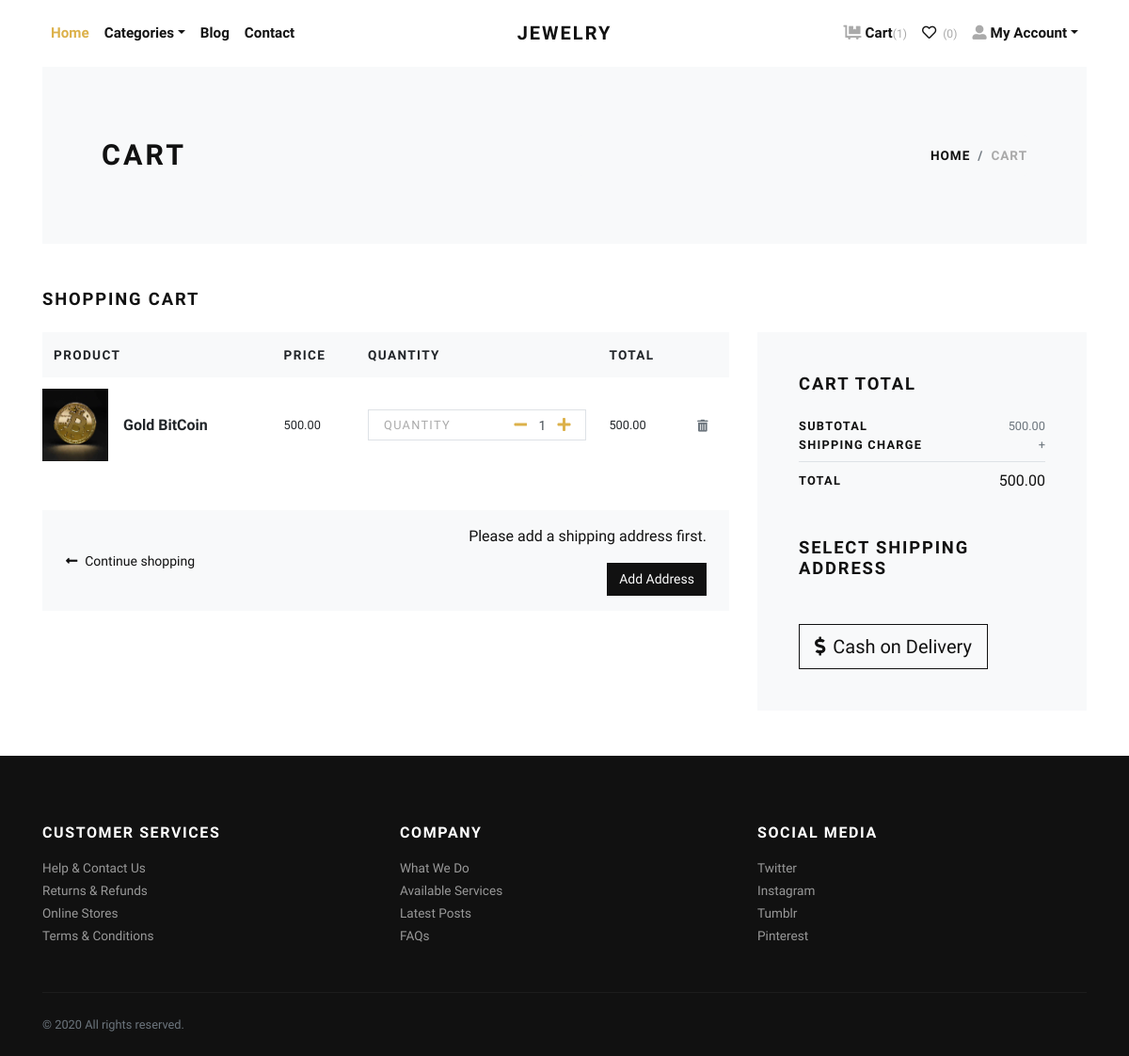
The page /cart/ (signed in) on the database its author committed.
### store/models.py (models this page shows, shortened)
class Cart(models.Model):
    user = models.ForeignKey(User, verbose_name="User", on_delete=models.CASCADE)
    product = models.ForeignKey(Product, verbose_name="Product", on_delete=models.CASCADE)
    quantity = models.PositiveIntegerField(default=1, verbose_name="Quantity")
    created_at = models.DateTimeField(auto_now_add=True, verbose_name="Created Date")
    updated_at = models.DateTimeField(auto_now=True, verbose_name="Updated Date")
    @property
    def total_price(self):
        return self.quantity * self.product.price

class Product(models.Model):
    title = models.CharField(max_length=150, verbose_name="Product Title")
    slug = models.SlugField(max_length=160, verbose_name="Product Slug")
    sku = models.CharField(max_length=255, unique=True, verbose_name="Unique Product ID (SKU)")
    short_description = models.TextField(verbose_name="Short Description")
    detail_description = models.TextField(blank=True, null=True, verbose_name="Detail Description")
    product_image = models.ImageField(upload_to='product', blank=True, null=True, verbose_name="Product Image")
    price = models.DecimalField(max_digits=8, decimal_places=2)
    stock_quantity = models.PositiveIntegerField(default=0, verbose_name="Stock Quantity")
    category = models.ForeignKey(Category, verbose_name="Product Categoy", on_delete=models.CASCADE)
    is_active = models.BooleanField(verbose_name="Is Active?")
    is_featured = models.BooleanField(verbose_name="Is Featured?")
    created_at = models.DateTimeField(auto_now_add=True, verbose_name="Created Date")
    updated_at = models.DateTimeField(auto_now=True, verbose_name="Updated Date")
    class Meta:
        verbose_name_plural = 'Products'
        ordering = ('-created_at', )

### store/views.py (the view)
# urls.py: path('cart/', views.cart, name="cart"),
@login_required
def cart(request):
    user = request.user
    cart_products = Cart.objects.filter(user=user)
    amount = 0
    for p in cart_products:
        value = p.quantity * p.product.price
        amount += value
    total_amount = amount
    return render(request, 'store/cart.html', {'cart_products': cart_products, 'amount': amount, 'total_amount': total_amount})

### store/context_preprocessors.py (called while the page is built)
def store_menu(request):
    categories = Category.objects.filter(is_active=True)
    context = {
        'categories_menu': categories,
    }
    return context

def cart_menu(request):
    if request.user.is_authenticated:
        cart_items= Cart.objects.filter(user=request.user)
        context = {
            'cart_items': cart_items,
        }
    else:
        context = {}
    return context

### templates/store/cart.html (shortened to what this page needs)
{% extends 'base.html' %}
{% load static %}
{% load humanize %}
    {% block content %}
      <div class="container">
        <section class="py-5 bg-light">
          <div class="container">
            <div class="row px-4 px-lg-5 py-lg-4 align-items-center">
              <div class="col-lg-6">
                <h1 class="h2 text-uppercase mb-0">Cart</h1>
              </div>
              <div class="col-lg-6 text-lg-right">
                <nav aria-label="breadcrumb">
                  <ol class="breadcrumb justify-content-lg-end mb-0 px-0">
                    <li class="breadcrumb-item"><a href="index.html">Home</a></li>
                    <li class="breadcrumb-item active" aria-current="page">Cart</li>
                  </ol>
                </nav>
              </div>
            </div>
          </div>
        </section>
        {% if cart_products %}
        <section class="py-5">
          <h2 class="h5 text-uppercase mb-4">Shopping cart</h2>
          <div class="row">
            <div class="col-lg-8 mb-4 mb-lg-0">
              <div class="table-responsive mb-4">
                <table class="table">
                  <thead class="bg-light">
                    <tr>
                      <th class="border-0" scope="col"> <strong class="text-small text-uppercase">Product</strong></th>
                      <th class="border-0" scope="col"> <strong class="text-small text-uppercase">Price</strong></th>
                      <th class="border-0" scope="col"> <strong class="text-small text-uppercase">Quantity</strong></th>
                      <th class="border-0" scope="col"> <strong class="text-small text-uppercase">Total</strong></th>
                      <th class="border-0" scope="col"> </th>
                    </tr>
                  </thead>
                  <tbody>
                    {% for cart_product in cart_products %}
                    <tr>
                      <th class="pl-0 border-0" scope="row">
                        <div class="media align-items-center">
                          {% if cart_product.product.product_image %}
                            <a class="reset-anchor d-block animsition-link" href="{% url 'store:product-detail' cart_product.product.slug %}"><img src="{{cart_product.product.product_image.url}}" alt="{{cart_product.product.title}}" width="70"/></a>
                          {% else %}
                            <a class="reset-anchor d-block animsition-link" href="{% url 'store:product-detail' cart_product.product.slug %}"><img src="{% static 'img/product-detail-3.jpg' %}" alt="{{cart_product.product.title}}" width="70"/></a>
                          {% endif %}
                          <div class="media-body ml-3"><strong class="h6"><a class="reset-anchor animsition-link" href="{% url 'store:product-detail' cart_product.product.slug %}">{{cart_product.product.title}}</a></strong></div>
                        </div>
                      </th>
                      <td class="align-middle border-0">
                        <p class="mb-0 small">{{cart_product.product.price}}</p>
                      </td>
                      <td class="align-middle border-0">
                        <div class="border d-flex align-items-center justify-content-between px-3"><span class="small text-uppercase text-gray headings-font-family">Quantity</span>
                          <div class="quantity">
                            <a href="{% url 'store:minus-cart' cart_product.id %}" class="dec-btn p-0 ml-2"><i class="fas fa-minus"></i></a>
                            <input class="form-control form-control-sm border-0 shadow-0 p-0" type="text" value="{{cart_product.quantity}}"/>
                            <a href="{% url 'store:plus-cart' cart_product.id %}" class="inc-btn p-0"><i class="fas fa-plus"></i></a>
                          </div>
                        </div>
                      </td>
                      <td class="align-middle border-0">
                        <p class="mb-0 small">{{cart_product.total_price|intcomma}}</p>
                      </td>
                      <td class="align-middle border-0"><a class="reset-anchor" href="{% url 'store:remove-cart' cart_product.id %}"><i class="fas fa-trash-alt small text-muted"></i></a></td>
                    </tr>
                    {% endfor %}
                  </tbody>
                </table>
              </div>
              <div class="bg-light px-4 py-3">
                <div class="row align-items-center text-center">
                  <div class="col-md-6 mb-3 mb-md-0 text-md-left"><a class="btn btn-link p-0 text-dark btn-sm" href="{% url 'store:home' %}"><i class="fas fa-long-arrow-alt-left mr-2"> </i>Continue shopping</a></div>
                  <div class="col-md-6 text-md-right">
                    <form action="{% url 'store:checkout' %}" method="GET">
                      {% if addresses %}
                        <div class="mb-3">
                          <label for="address" class="form-label">Select Shipping Address</label>
                          <select class="form-control" name="address" required>
                            <option value="">Select Address</option>
                            {% for address in addresses %}
                              <option value="{{address.id}}">Address {{forloop.counter}} ({{address.locality}}, {{address.city}}, {{address.state}})</option>
                            {% endfor %}
                          </select>
                        </div>
                        <button type="submit" class="btn btn-outline-dark btn-sm">Proceed to checkout<i class="fas fa-long-arrow-alt-right ml-2"></i></button>
                      {% else %}
                        <p>Please add a shipping address first.</p>
                        <a href="{% url 'store:add-address' %}" class="btn btn-dark btn-sm">Add Address</a>
                      {% endif %}
                    </form>
                  </div>
                </div>
              </div>
            </div>
            <div class="col-lg-4">
              <div class="card border-0 rounded-0 p-lg-4 bg-light">
                <div class="card-body">
                  <h5 class="text-uppercase mb-4">Cart total</h5>
                  <ul class="list-unstyled mb-0">
                    <li class="d-flex align-items-center justify-content-between"><strong class="text-uppercase small font-weight-bold">Subtotal</strong><span class="text-muted small">{{amount|intcomma}}</span></li>
                    <li class="d-flex align-items-center justify-content-between"><strong class="text-uppercase small font-weight-bold">Shipping Charge</strong><span class="text-muted small">+ {{shipping_amount}}</span></li>
                    <li class="border-bottom my-2"></li>
                    <li class="d-flex align-items-center justify-content-between mb-4"><strong class="text-uppercase small font-weight-bold">Total</strong><span>{{total_amount|intcomma}}</span></li>
                  </ul>
                  <h5 class="text-uppercase my-5">Select Shipping Address</h5>
                  <form action="{% url 'store:checkout' %}" id="myform">
                    <button type="submit" class="btn btn-dark btn-lg btn-outline-dark" type="submit"> <i class="fas fa-dollar-sign mr-2"></i>Cash on Delivery</button>
                  </form>
                </div>
              </div>
            </div>
          </div>
        </section>
        {% else %}
          <div class="text-center py-5">
            <h3 class="mb-3">Your cart is empty.</h3>
            <a href="{% url 'store:home' %}"><i class="fas fa-long-arrow-alt-left mr-2"> </i>Continue shopping</a>
          </div>
        {% endif %}
      </div>
      {% endblock content %}

### jewelryshop/static/css/style.default.css (style rules this page uses)
.text-small { font-size: 0.85rem !important; }
.text-gray { color: #aaa !important; }
strong { font-weight: 700; }
.quantity { display: -ms-flexbox; display: flex; -ms-flex-align: center; align-items: center; font-family: inherit; }
.quantity input { width: 2rem; text-align: center; }
.text-uppercase { text-transform: uppercase; letter-spacing: 0.1em; }
.border { border: 1px solid #dee2e6 !important; }
.shadow-0 { box-shadow: none !important; }
.reset-anchor { color: inherit; transition: all 0.3s; }
.headings-font-family { font-family: inherit !important; }
.btn { font-weight: 400; border: 1px solid transparent; font-family: inherit; padding: 0.375rem 1.5rem; font-size: 1rem; line-height: 1.5; border-radius: 0; transition: color 0.15s ease-in-out, background-color 0.15s ease-in-out, border-color 0.15s ease-in-out, box-shadow 0.15s ease-in-out; }
.btn-link { font-weight: 400; color: #dcb14a; }
.btn-dark { color: #fff; background-color: #111111; border-color: #111111; }
.btn-outline-dark { color: #111111; background-color: transparent; background-image: none; border-color: #111111; }
.btn-lg { padding: 0.5rem 1rem; font-size: 1.25rem; line-height: 1.5; border-radius: 0; }
.btn-sm { padding: 0.375rem 0.75rem; font-size: 0.875rem; line-height: 1.5; border-radius: 0; }
body { font-family: "Libre Franklin", sans-serif; font-size: 1rem; font-weight: 400; line-height: 1.5; color: #111111; background-color: #fff; }
a { color: #dcb14a; text-decoration: none; }
h1, h2, h3, h4, h5, h6, .h1, .h2, .h3, .h4, .h5, .h6 { margin-bottom: 0.5rem; font-family: inherit; font-weight: 900; line-height: 1.2; color: inherit; }
h1, .h1 { font-size: 2.2rem; }
h2, .h2 { font-size: 1.9rem; }
h5, .h5 { font-size: 1.15rem; }
h6, .h6 { font-size: 1rem; }
small, .small { font-size: 80%; font-weight: 400; }
.bg-light { background-color: #f8f9fa !important; }
.text-dark { color: #111111 !important; }
.form-control { padding: 0.375rem 0.75rem; font-size: 1rem; line-height: 1.5; color: #495057; background-color: #fff; border: 1px solid #ced4da; border-radius: 0; transition: border-color 0.15s ease-in-out, box-shadow 0.15s ease-in-out; }
.form-control::placeholder { color: #adb5bd; font-size: 0.85rem; font-weight: 400; }
.form-control-sm { padding: 0.25rem 0.5rem; font-size: 0.875rem; line-height: 1.5; border-radius: 0; }
.card { background-color: #fff; border: 1px solid rgba(17, 17, 17, 0.125); border-radius: 0; }
.card-body { padding: 1.25rem; }
.breadcrumb { background: #f8f9fa; }
.breadcrumb-item { font-size: 0.85rem; text-transform: uppercase; letter-spacing: 0.07em; font-weight: 900; color: #111111; }
.breadcrumb-item a { color: inherit; transition: all 0.3s; }
.breadcrumb-item.active { color: #aaa; }

### rows shown on the page
Cart: product.product_image (picture), product "Gold BitCoin", product.price "500.00", quantity "1", total_price "500.00"

### other values the page prints
{{ cart_items.count }} "1"
{{ amount|intcomma }} "500.00"
{{ total_amount|intcomma }} "500.00"
